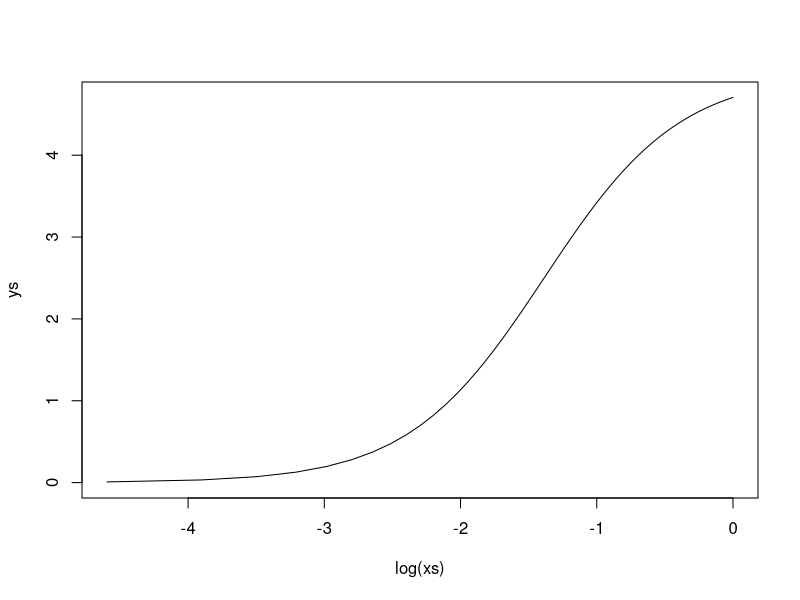
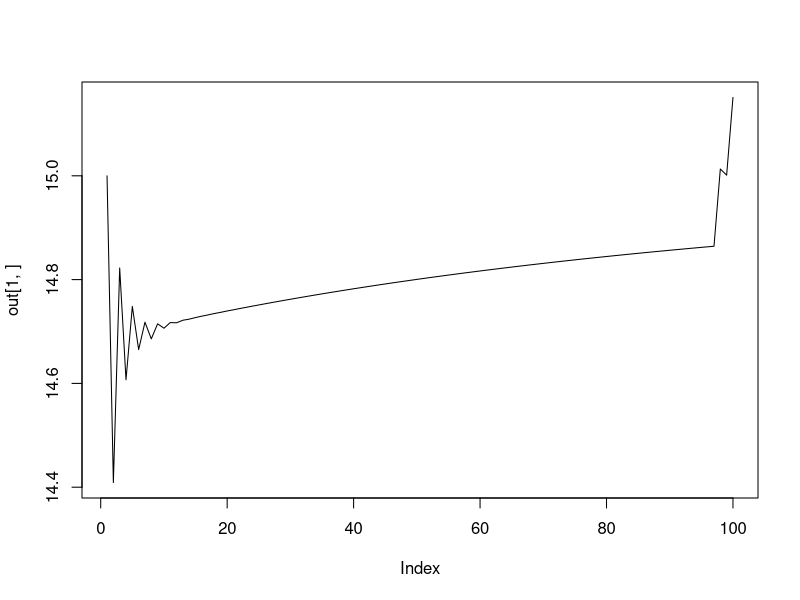

These charts were generated, in order, by the following R code:
forwardsim = function( drug_regimen,            # dose given each day (mg/kg)
                       Hb_star,                   # Steady state hameoglobin for the individual (g/dL)
                       diff_alpha,              # parameters governing increase in normoblast production based on difference from steady state
                       delta_alpha,             # parameters governing increase in normoblast production based on previous day reduction in haemoglobin
                       MAX_EFFECT,               # maximum drug effect on G6PD depletion
                       h,                         # slope effect in dose response function
                       beta,                      # Dose corresponding to half maximum drug effect (mg)
                       log_k,                     # transit time parameter
                       nComp_sim,                 # Total number of compartments to forward simulate
                       T_nmblast,                 # normboblast lifespan - maturation time
                       T_retic,                   # reticulocyte lifespan - including marrow and circulating periods
                       T_RBC_max,                 # Maximum allowed value for RBC lifespan (arbitrary; days)
                       T_transit_steady_state,    # transit time at steady state
                       G6PD_initial,              # Initial amount of G6PD (unitless, scales with the delta quantity)
                       G6PD_delta_day             # Daily fixed reduction of G6PD in absence of drug
){
  
  out_res = array(dim = c(2, nComp_sim))       # where we save the output of forwards simulation
  
  # set up variables we need for the simulation
  
  Hb_delta=0;
  lambda = 100;                      # baseline production of normoblasts per time - arbitrary number
  
  Hb = array(dim=nComp_sim);               # The haemoglobin at each point in the simulation
  retic_percent = array(dim=nComp_sim)    # The retic count (%) at each point in the simulation
  drug_effect=0;
  
  # s to store red blood cell age distributions
  erythrocytes = rep(lambda, T_RBC_max);         # Distribution of erythrocytes in circulation
  normoblasts = rep(lambda, T_nmblast);          # Distribution of normoblasts
  reticulocytes = rep(lambda, T_retic);          # Distribution of reticulocytes
  erythrocytes_G6PD = array(dim = T_RBC_max)
  
  # ***** Calculate initial values at steady state *****
  Hb[1] = Hb_star;
  transit = compute_transit_time(Hb[1], Hb_star, T_transit_steady_state, log_k);
  rho = compute_rho(Hb[1], Hb_delta, Hb_star, diff_alpha, delta_alpha); # this should return 1
  if(rho>1) print("Problem as rho >1 at steady state!");
  
  erythrocytes_G6PD[1] = G6PD_initial; # starting quantity of G6PD enzyme
  for(i in 2:T_RBC_max){
    erythrocytes_G6PD[i] = erythrocytes_G6PD[i-1]-G6PD_delta_day; # daily depletion
    if(erythrocytes_G6PD[i]>0){
      erythrocytes[i] = erythrocytes[i-1];
    } else {
      erythrocytes[i]=0.0;
    }
  }
  
  Total_Retics = CountRetics(transit, reticulocytes); # count the number of retics in circulation
  Total_Eryths = sum(erythrocytes);                   # count the number of mature RBCs in circulation
  C_0 = Total_Retics + Total_Eryths;                  # Starting number of circulating cells - this is the steady state number
  retic_percent[1] = 100 * Total_Retics / C_0;
  
  #******************* Forward simulation *****************#
  for(t in 2:nComp_sim){
    
    # Compute the multiplication factor of basal normoblast production
    if(t>2) Hb_delta = Hb[t-2]-Hb[t-1];
    rho = compute_rho(Hb[t-1], Hb_delta, Hb_star, diff_alpha, delta_alpha);
    
    # calculate the updated Hb dependent transit time for the reticulocytes
    transit = compute_transit_time(Hb[t-1], Hb_star, T_transit_steady_state, log_k);
    
    # We move the RBCs from one compartment to the next
    temp_normoblasts = normoblasts;   # make temp copy
    normoblasts[1] = rho*lambda;      # the number of new normoblasts made at time t
    for(i in 2:T_nmblast)             # move all the normoblasts along by one
    {
      normoblasts[i] = temp_normoblasts[i-1];
    }
    
    temp_retics = reticulocytes;
    reticulocytes[1] = temp_normoblasts[T_nmblast];
    for(i in 2:T_retic)
    {
      reticulocytes[i] = temp_retics[i-1];
    }
    
    # Compute the G6PD depletion effect of yesterday's dose on circulating erythrocytes
    drug_effect = dose_response(drug_regimen[t-1], MAX_EFFECT, h, beta);
    
    # survival function of RBC lifespan
    temp_eryths = erythrocytes;             # copy values to temp 
    temp_eryths_G6PD = erythrocytes_G6PD;
    # values for first day as erythrocytes
    erythrocytes[1] = temp_retics[T_retic];
    erythrocytes_G6PD[1] = G6PD_initial;
    for (i in 2:T_RBC_max){
      erythrocytes_G6PD[i] = temp_eryths_G6PD[i-1]-G6PD_delta_day-drug_effect; # deplete by daily amount plus drug effect
      if(erythrocytes_G6PD[i]>0){
        erythrocytes[i] = temp_eryths[i-1];
      } else {
        erythrocytes[i]=0.0;
        erythrocytes_G6PD[i]=0.0; # stop overflow if goes to weird parameter values
      }
    }
    
    # Count the number of retics and erythrocytes in circulation
    Total_Retics = CountRetics(transit, reticulocytes);
    Total_Eryths = sum(erythrocytes);
    C_t = Total_Retics + Total_Eryths;
    retic_percent[t] = 100 * Total_Retics / C_t;
    Hb[t] = Hb_star * C_t / C_0;
    
  }
  # store results
  out_res[1,] = Hb;
  out_res[2,] = retic_percent;
  
  return (out_res);
}


CountRetics = function( transit,  reticulocytes){
  Total_Retics = 0;
  T_retic = length(reticulocytes);
  i = T_retic;
  transit_int = ceiling(transit);
  retic_rem =  ceiling(transit) - transit;
  while(i > transit+1) {
    Total_Retics = Total_Retics+reticulocytes[i];
    i = i-1;
  }
  Total_Retics = Total_Retics+retic_rem*reticulocytes[transit_int];
  
  return(Total_Retics);
}



compute_rho = function( Hb,  Hb_delta,  Hb_star,  diff_alpha,  delta_alpha)
{
  Hb_delta_temp=Hb_delta;
  Hb_diff_temp=Hb_star-Hb;
  rho=1; 
  K_diff = length(diff_alpha);
  K_delta = length(delta_alpha);
  
  if(Hb_delta_temp<0) Hb_delta_temp=0;
  for(i in 1:K_delta){
    rho =rho+ delta_alpha[i]*(Hb_delta_temp^i);
  }
  
  if(Hb_diff_temp<0) Hb_diff_temp=0;
  for(i in 1:K_diff){
    rho = rho + diff_alpha[i]*(Hb_diff_temp^i);
  }
  return (rho);
}

dose_response = function( dose,  MAX_EFFECT,  h,  beta){
  effect = MAX_EFFECT * (dose ^h ) / (dose ^ h + beta^h);
  return (effect);
}

compute_transit_time = function( Hb,  Hb_star,  T_transit_steady_state,  log_k)
{
  transit = T_transit_steady_state*exp(-(Hb_star-Hb)*exp(log_k));
  if(transit>T_transit_steady_state) transit=T_transit_steady_state;
  return (transit);
}

xs = seq(0, 1, length.out=100)
ys=dose_response(xs,MAX_EFFECT = 5, h = 2, beta = 0.25)
plot(log(xs), ys,type='l')
nComp_sim = 100
out=forwardsim(drug_regimen = c(2, rep(0,nComp_sim-1)), 
               Hb_star = 15, 
               diff_alpha = c(.1), 
               delta_alpha = c(.1),
               MAX_EFFECT = 5, 
               h = 1, 
               beta = 0.25,
               log_k = 1,
               nComp_sim = nComp_sim,
               T_nmblast = 5, T_retic = 5, T_RBC_max = 150, 
               T_transit_steady_state = 3.5, 
               G6PD_initial = 100, 
               G6PD_delta_day = 1)
plot(out[1,],type='l')
